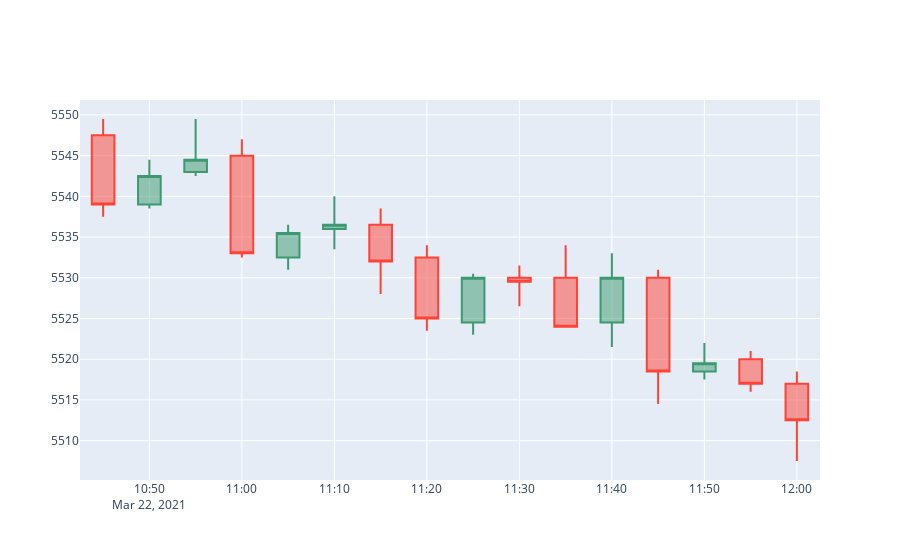

This figure's notebook cell:
### Code cell
fig = go.Figure(data=[go.Candlestick(x=parsed_ds['time'],
                open=parsed_ds['open'],
                high=parsed_ds['high'],
                low=parsed_ds['low'],
                close=parsed_ds['close'])])

# fig.add_trace(go.Scatter(
#     x=data.loc[(data['zz'].notnull())]['time'],
#     y=data.loc[(data['zz'].notnull())]['zz']
# ))

fig.update_xaxes(
    rangebreaks=[
        dict(bounds=["sat", "mon"]), #hide weekends
        dict(bounds=[18, 9], pattern="hour"), #hide hours outside of 9am-6pm
    ]
)

fig.update_layout(xaxis_rangeslider_visible=False)

fig.show()

### Figure 1 — Plotly figure (JSON) as saved in the notebook; plotly's stock layout.template omitted (floating-point values rounded to 4 significant figures)
{"data": [{"close": [5539, 5542.0, 5544.0, 5533, 5536.0, 5536.0, 5532, 5525, 5530, 5530.0, 5524, 5530, 5518.0, 5520.0, 5517, 5512.0], "high": [5550.0, 5544.0, 5550.0, 5547, 5536.0, 5540, 5538.0, 5534, 5530.0, 5532.0, 5534, 5533, 5531, 5522, 5521, 5518.0], "low": [5538.0, 5538.0, 5542.0, 5532.0, 5531, 5534.0, 5528, 5524.0, 5523, 5526.0, 5524, 5522.0, 5514.0, 5518.0, 5516, 5508.0], "open": [5548.0, 5539, 5543, 5545, 5532.0, 5536, 5536.0, 5532.0, 5524.0, 5530, 5530, 5524.0, 5530, 5518.0, 5520, 5517], "type": "candlestick", "x": ["2021-03-22T10:45:00", "2021-03-22T10:50:00", "2021-03-22T10:55:00", "2021-03-22T11:00:00", "2021-03-22T11:05:00", "2021-03-22T11:10:00", "2021-03-22T11:15:00", "2021-03-22T11:20:00", "2021-03-22T11:25:00", "2021-03-22T11:30:00", "2021-03-22T11:35:00", "2021-03-22T11:40:00", "2021-03-22T11:45:00", "2021-03-22T11:50:00", "2021-03-22T11:55:00", "2021-03-22T12:00:00"]}], "layout": {"xaxis": {"rangebreaks": [{"bounds": ["sat", "mon"]}, {"bounds": [18, 9], "pattern": "hour"}], "rangeslider": {"visible": false}}}}
